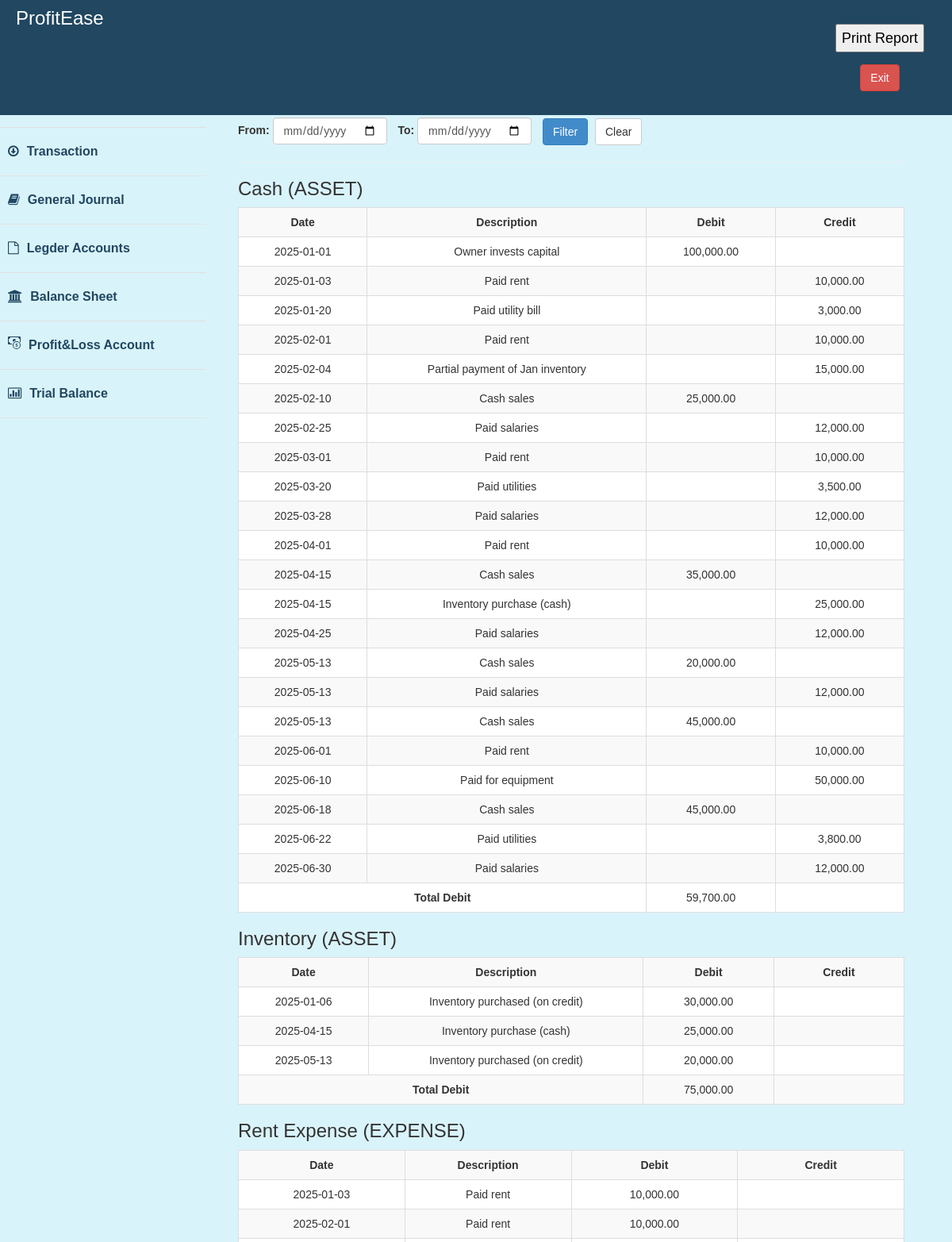
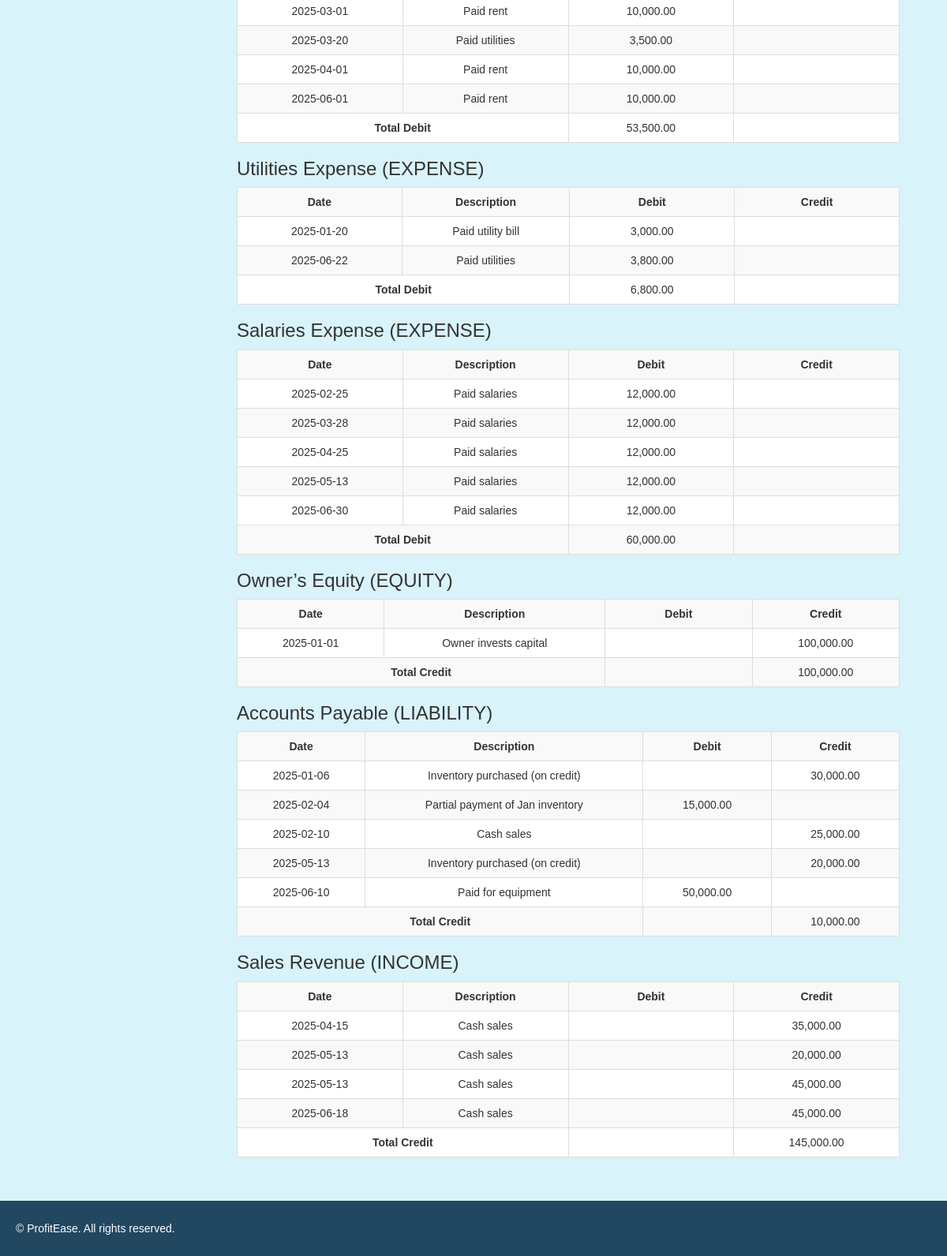
Screenshot of /com/blank.php with the database file from the repository (2 pictures, top to bottom).
### tables this page shows
CREATE TABLE `accounts` (
  `account_id` int(11) NOT NULL,
  `account_name` varchar(255) NOT NULL,
  `account_type` enum('asset','expense','equity','liability','income') NOT NULL,
  `user_id` int(11) DEFAULT NULL
);

### com/blank.php (the view, shortened to what this page needs)
<!DOCTYPE html>
<html xmlns="http://www.w3.org/1999/xhtml">
<head>
    <link href="assets/css/bootstrap.css" rel="stylesheet" />
    <link href="assets/css/font-awesome.css" rel="stylesheet" />
    <link href="assets/css/custom.css" rel="stylesheet" />
</head>
<body>
      <?php include '../com/includes/navheader.php';
        include '../com/includes/navtop.php';
    ?>
        <div id="page-wrapper" class="content">
            <div id="page-inner">
                <div class="row">
                    <div class="col-md-12">
                     <h2>LEDGER ACCOUNTS</h2>
                    </div>
                </div>
                <form method="get" action="" class="form-inline" style="margin-bottom: 20px;">
                    <div class="form-group">
                        <label for="start_date">From:</label>
                        <input type="date" id="start_date" name="start_date" class="form-control"
                               value="<?php echo isset($_GET['start_date']) ? $_GET['start_date'] : ''; ?>" style="margin-right: 10px;">
                    </div>
                    <div class="form-group">
                        <label for="end_date">To:</label>
                        <input type="date" id="end_date" name="end_date" class="form-control"
                               value="<?php echo isset($_GET['end_date']) ? $_GET['end_date'] : ''; ?>" style="margin-right: 10px;">
                    </div>
                    <button type="submit" class="btn btn-primary" style="margin-right: 5px;">Filter</button>
                    <button type="button" onclick="window.location.href='?'" class="btn btn-default">Clear</button>
                </form>
                <hr />
                <div>
                    <?php
                    require_once 'connection.php';
                    $dateFilter = '';
                    $sql_accounts = "SELECT account_id, account_name, account_type FROM accounts";
                    $result_accounts = $conn->query($sql_accounts);
                    if ($result_accounts->num_rows > 0) {
                        while ($row_account = $result_accounts->fetch_assoc()) {
                            $account_id = $row_account['account_id'];
                            $account_name = $row_account['account_name'];
                            $account_type = $row_account['account_type'];
                            $is_debit_account = ($account_type === 'asset' || $account_type === 'expense') ? true : false;
                            $sql = "SELECT t.transaction_date, j.description, j.debit_amount, j.credit_amount
                                    FROM transactions t
                                    INNER JOIN journalEntries j ON t.transaction_id = j.transaction_id
                                    WHERE j.account_id = $account_id $dateFilter
                                    ORDER BY t.transaction_date";
                            $result = $conn->query($sql);
                            if ($result->num_rows > 0) {
                                echo '<div class="ledger-account">';
                                echo '<h3>' . htmlspecialchars($account_name) . ' (' . strtoupper($account_type) . ')</h3>';
                                echo '<table class="table table-striped table-bordered table-hover">';
                                echo '<tr><th>Date</th><th>Description</th><th>Debit</th><th>Credit</th></tr>';
                                $balance = 0;
                                while ($row = $result->fetch_assoc()) {
                                    $debit_amount = $row['debit_amount'];
                                    $credit_amount = $row['credit_amount'];
                                    $balance += ($is_debit_account ? ($debit_amount - $credit_amount) : ($credit_amount - $debit_amount));
                                    echo '<tr>';
                                    echo '<td>' . htmlspecialchars($row['transaction_date']) . '</td>';
                                    echo '<td>' . htmlspecialchars($row['description']) . '</td>';
                                    echo '<td>' . ($debit_amount > 0 ? number_format($debit_amount, 2) : '') . '</td>';
                                    echo '<td>' . ($credit_amount > 0 ? number_format($credit_amount, 2) : '') . '</td>';
                                    echo '</tr>';
                                }
                                echo '<tr class="total-row">';
                                echo '<td colspan="2" align="right"><strong>Total ' . ($is_debit_account ? 'Debit' : 'Credit') . '</strong></td>';
                                echo '<td>' . ($is_debit_account ? number_format($balance, 2) : '') . '</td>';
                                echo '<td>' . (!$is_debit_account ? number_format($balance, 2) : '') . '</td>';
                                echo '</tr>';
                                echo '</table>';
                                echo '</div>';
                            }
                        }
                    } else {
                        echo '<div class="alert alert-warning">No accounts found.</div>';
                    }
                    ?>
                </div>
            </div>
        </div>
    <?php include 'footer.php'; ?>
</html>

### com/assets/css/custom.css (style rules this page uses)
body { font-family: 'Open Sans', sans-serif; line-height:30px; background-color: #d9f3fa; }
#page-wrapper { padding: 15px 15px; min-height: 600px; background: #d9f3fa; }
#page-inner { width:100%; margin:10px 20px 10px 0px; background: #d9f3fa!important; padding:10px; min-height:1050px; }
@media (min-width:768px) { #page-wrapper { margin: 0 0 0 260px; padding: 15px 30px; min-height: 1050px; } }

### com/assets/css/createnewstyle.css (style rules this page uses)
body { margin: 0; font-family: Arial, sans-serif; }
.content { display: flex; flex: 1; }
table { border-collapse: collapse; width: 100%; background-color: white; }
th, td { border: 1px solid #999; padding: 10px; min-width: 100px; text-align: center; }

### rows the page displays
accounts: account_name "Cash", account_type "ASSET", transaction_date "2025-01-01", description "Owner invests capital", debit_amount "100,000.00", transaction_date "2025-01-03", description "Paid rent", credit_amount "10,000.00", transaction_date "2025-01-20", description "Paid utility bill", credit_amount "3,000.00", transaction_date "2025-02-01", transaction_date "2025-02-04", description "Partial payment of Jan inventory", credit_amount "15,000.00", transaction_date "2025-02-10", description "Cash sales", debit_amount "25,000.00", transaction_date "2025-02-25", description "Paid salaries", credit_amount "12,000.00", transaction_date "2025-03-01", transaction_date "2025-03-20", description "Paid utilities", credit_amount "3,500.00", transaction_date "2025-03-28", transaction_date "2025-04-01", transaction_date "2025-04-15", debit_amount "35,000.00", description "Inventory purchase (cash)", credit_amount "25,000.00", transaction_date "2025-04-25", transaction_date "2025-05-13", debit_amount "20,000.00", debit_amount "45,000.00", transaction_date "2025-06-01", transaction_date "2025-06-10", description "Paid for equipment", credit_amount "50,000.00", transaction_date "2025-06-18", transaction_date "2025-06-22", credit_amount "3,800.00", transaction_date "2025-06-30", shows "Debit", balance "59,700.00"
accounts: account_name "Inventory", account_type "ASSET", transaction_date "2025-01-06", description "Inventory purchased (on credit)", debit_amount "30,000.00", transaction_date "2025-04-15", description "Inventory purchase (cash)", debit_amount "25,000.00", transaction_date "2025-05-13", debit_amount "20,000.00", shows "Debit", balance "75,000.00"
accounts: account_name "Rent Expense", account_type "EXPENSE", transaction_date "2025-01-03", description "Paid rent", debit_amount "10,000.00", transaction_date "2025-02-01", transaction_date "2025-03-01", transaction_date "2025-03-20", description "Paid utilities", debit_amount "3,500.00", transaction_date "2025-04-01", transaction_date "2025-06-01", shows "Debit", balance "53,500.00"
accounts: account_name "Utilities Expense", account_type "EXPENSE", transaction_date "2025-01-20", description "Paid utility bill", debit_amount "3,000.00", transaction_date "2025-06-22", description "Paid utilities", debit_amount "3,800.00", shows "Debit", balance "6,800.00"
accounts: account_name "Salaries Expense", account_type "EXPENSE", transaction_date "2025-02-25", description "Paid salaries", debit_amount "12,000.00", transaction_date "2025-03-28", transaction_date "2025-04-25", transaction_date "2025-05-13", transaction_date "2025-06-30", shows "Debit", balance "60,000.00"
accounts: account_name "Owner’s Equity", account_type "EQUITY", transaction_date "2025-01-01", description "Owner invests capital", credit_amount "100,000.00", shows "Credit", balance "100,000.00"
accounts: account_name "Accounts Payable", account_type "LIABILITY", transaction_date "2025-01-06", description "Inventory purchased (on credit)", credit_amount "30,000.00", transaction_date "2025-02-04", description "Partial payment of Jan inventory", debit_amount "15,000.00", transaction_date "2025-02-10", description "Cash sales", credit_amount "25,000.00", transaction_date "2025-05-13", credit_amount "20,000.00", transaction_date "2025-06-10", description "Paid for equipment", debit_amount "50,000.00", shows "Credit", balance "10,000.00"
accounts: account_name "Sales Revenue", account_type "INCOME", transaction_date "2025-04-15", description "Cash sales", credit_amount "35,000.00", transaction_date "2025-05-13", credit_amount "20,000.00", credit_amount "45,000.00", transaction_date "2025-06-18", shows "Credit", balance "145,000.00"
